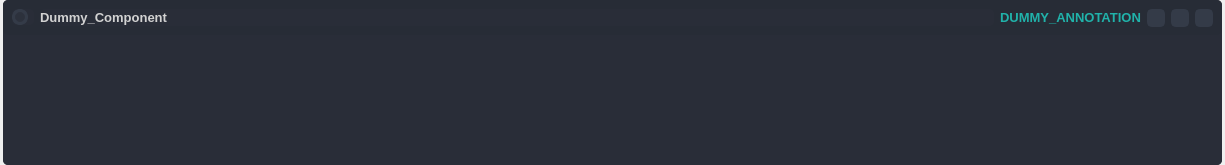
<?xml version="1.0" encoding="UTF-8"?>
<ui version="4.0">
 <class>widget_component_config</class>
 <widget class="QWidget" name="widget_component_config">
  <property name="geometry">
   <rect>
    <x>0</x>
    <y>0</y>
    <width>1225</width>
    <height>165</height>
   </rect>
  </property>
  <property name="windowTitle">
   <string>Form</string>
  </property>
  <property name="styleSheet">
   <string notr="true"/>
  </property>
  <layout class="QVBoxLayout" name="verticalLayout">
   <property name="spacing">
    <number>3</number>
   </property>
   <property name="leftMargin">
    <number>3</number>
   </property>
   <property name="topMargin">
    <number>0</number>
   </property>
   <property name="rightMargin">
    <number>3</number>
   </property>
   <property name="bottomMargin">
    <number>0</number>
   </property>
   <item>
    <widget class="QFrame" name="frame_component_config">
     <property name="minimumSize">
      <size>
       <width>0</width>
       <height>0</height>
      </size>
     </property>
     <property name="maximumSize">
      <size>
       <width>16777215</width>
       <height>16777215</height>
      </size>
     </property>
     <property name="styleSheet">
      <string notr="true">background-color: rgb(41, 45, 56);
border-radius: 5px;
color: rgb(210, 210, 210);
</string>
     </property>
     <property name="frameShape">
      <enum>QFrame::NoFrame</enum>
     </property>
     <property name="frameShadow">
      <enum>QFrame::Raised</enum>
     </property>
     <layout class="QVBoxLayout" name="verticalLayout_13" stretch="0,0">
      <property name="spacing">
       <number>0</number>
      </property>
      <property name="leftMargin">
       <number>0</number>
      </property>
      <property name="topMargin">
       <number>0</number>
      </property>
      <property name="rightMargin">
       <number>0</number>
      </property>
      <property name="bottomMargin">
       <number>0</number>
      </property>
      <item>
       <widget class="QFrame" name="frame_title">
        <property name="maximumSize">
         <size>
          <width>16777215</width>
          <height>35</height>
         </size>
        </property>
        <property name="cursor">
         <cursorShape>ArrowCursor</cursorShape>
        </property>
        <property name="styleSheet">
         <string notr="true">QFrame {
	border: transparent;
	background-color: rgb(39, 44, 54);
}</string>
        </property>
        <property name="frameShape">
         <enum>QFrame::StyledPanel</enum>
        </property>
        <property name="frameShadow">
         <enum>QFrame::Raised</enum>
        </property>
        <layout class="QHBoxLayout" name="horizontalLayout">
         <property name="leftMargin">
          <number>9</number>
         </property>
         <property name="topMargin">
          <number>9</number>
         </property>
         <property name="rightMargin">
          <number>9</number>
         </property>
         <property name="bottomMargin">
          <number>9</number>
         </property>
         <item>
          <widget class="QRadioButton" name="radioButton_enable">
           <property name="enabled">
            <bool>true</bool>
           </property>
           <property name="sizePolicy">
            <sizepolicy hsizetype="Fixed" vsizetype="Fixed">
             <horstretch>0</horstretch>
             <verstretch>0</verstretch>
            </sizepolicy>
           </property>
           <property name="styleSheet">
            <string notr="true">/* RADIO BUTTON */
QRadioButton::indicator {
    border: 3px solid rgb(52, 59, 72);
	width: 10px;
	height: 10px;
	border-radius: 8px;
    background: rgb(44, 49, 60);
}
QRadioButton::indicator:hover {
    border: 3px solid rgb(61, 70, 86);
}
QRadioButton:hover {
    border: rgb(61, 70, 86);
}
QRadioButton::indicator:checked {
    background: 3px solid rgb(32, 133, 25);/*rgb(94, 106, 130);*/
	border: 3px solid rgb(52, 59, 72);	
}
QRadioButton::indicator:checked:hover {
    background: 3px solid rgb(43, 176, 33);
	border: 3px solid rgb(61, 70, 86);	
}

</string>
           </property>
           <property name="text">
            <string/>
           </property>
          </widget>
         </item>
         <item>
          <widget class="QPushButton" name="label_title">
           <property name="sizePolicy">
            <sizepolicy hsizetype="Expanding" vsizetype="Preferred">
             <horstretch>0</horstretch>
             <verstretch>0</verstretch>
            </sizepolicy>
           </property>
           <property name="maximumSize">
            <size>
             <width>16777215</width>
             <height>16777215</height>
            </size>
           </property>
           <property name="font">
            <font>
             <pointsize>10</pointsize>
             <bold>true</bold>
            </font>
           </property>
           <property name="styleSheet">
            <string notr="true">QPushButton{
	text-align: left
}
QPushButton:hover {
	font-size: 11pt;
	font-weight: bold;
}</string>
           </property>
           <property name="text">
            <string>Dummy_Component</string>
           </property>
          </widget>
         </item>
         <item alignment="Qt::AlignRight">
          <widget class="QLabel" name="label_annotation">
           <property name="font">
            <font>
             <pointsize>10</pointsize>
             <bold>true</bold>
            </font>
           </property>
           <property name="styleSheet">
            <string notr="true">color: rgb(32, 178, 170);</string>
           </property>
           <property name="text">
            <string>DUMMY_ANNOTATION</string>
           </property>
           <property name="textInteractionFlags">
            <set>Qt::LinksAccessibleByMouse|Qt::TextSelectableByKeyboard|Qt::TextSelectableByMouse</set>
           </property>
          </widget>
         </item>
         <item>
          <widget class="QPushButton" name="pushButton_show">
           <property name="minimumSize">
            <size>
             <width>18</width>
             <height>18</height>
            </size>
           </property>
           <property name="maximumSize">
            <size>
             <width>18</width>
             <height>18</height>
            </size>
           </property>
           <property name="styleSheet">
            <string notr="true">QPushButton {
	border: 2px solid rgb(52, 59, 72);
	border-radius: 5px;	
	background-color: rgb(52, 59, 72);
}
QPushButton:hover {
	background-color: rgb(57, 65, 80);
	border: 2px solid rgb(61, 70, 86);
}
QPushButton:pressed {	
	background-color: rgb(35, 40, 49);
	border: 2px solid rgb(43, 50, 61);
}</string>
           </property>
           <property name="text">
            <string/>
           </property>
           <property name="icon">
            <iconset resource="resources.qrc">
             <normaloff>:/icons/icons/outline_arrow_bottom_white_18dp.png</normaloff>:/icons/icons/outline_arrow_bottom_white_18dp.png</iconset>
           </property>
           <property name="iconSize">
            <size>
             <width>20</width>
             <height>20</height>
            </size>
           </property>
          </widget>
         </item>
         <item>
          <widget class="QPushButton" name="pushButton_pop_out">
           <property name="minimumSize">
            <size>
             <width>18</width>
             <height>18</height>
            </size>
           </property>
           <property name="maximumSize">
            <size>
             <width>18</width>
             <height>18</height>
            </size>
           </property>
           <property name="toolTip">
            <string/>
           </property>
           <property name="styleSheet">
            <string notr="true">QPushButton {
	border: 2px solid rgb(52, 59, 72);
	border-radius: 5px;	
	background-color: rgb(52, 59, 72);
}
QPushButton:hover {
	background-color: rgb(57, 65, 80);
	border: 2px solid rgb(61, 70, 86);
}
QPushButton:pressed {	
	background-color: rgb(35, 40, 49);
	border: 2px solid rgb(43, 50, 61);
}</string>
           </property>
           <property name="text">
            <string/>
           </property>
           <property name="icon">
            <iconset resource="resources.qrc">
             <normaloff>:/icons/icons/pop-out_18dp_E8EAED.svg</normaloff>:/icons/icons/pop-out_18dp_E8EAED.svg</iconset>
           </property>
           <property name="iconSize">
            <size>
             <width>16</width>
             <height>16</height>
            </size>
           </property>
          </widget>
         </item>
         <item>
          <widget class="QPushButton" name="pushButton_show_plot">
           <property name="minimumSize">
            <size>
             <width>18</width>
             <height>18</height>
            </size>
           </property>
           <property name="maximumSize">
            <size>
             <width>18</width>
             <height>18</height>
            </size>
           </property>
           <property name="toolTip">
            <string/>
           </property>
           <property name="styleSheet">
            <string notr="true">QPushButton {
	border: 2px solid rgb(52, 59, 72);
	border-radius: 5px;	
	background-color: rgb(52, 59, 72);
}
QPushButton:hover {
	background-color: rgb(57, 65, 80);
	border: 2px solid rgb(61, 70, 86);
}
QPushButton:pressed {	
	background-color: rgb(35, 40, 49);
	border: 2px solid rgb(43, 50, 61);
}</string>
           </property>
           <property name="text">
            <string/>
           </property>
           <property name="icon">
            <iconset resource="resources.qrc">
             <normaloff>:/icons/icons/monitoring_18dp_E8EAED.svg</normaloff>:/icons/icons/monitoring_18dp_E8EAED.svg</iconset>
           </property>
           <property name="iconSize">
            <size>
             <width>16</width>
             <height>16</height>
            </size>
           </property>
          </widget>
         </item>
        </layout>
       </widget>
      </item>
      <item>
       <widget class="QFrame" name="frame_contents">
        <property name="minimumSize">
         <size>
          <width>0</width>
          <height>0</height>
         </size>
        </property>
        <property name="cursor">
         <cursorShape>ArrowCursor</cursorShape>
        </property>
        <property name="styleSheet">
         <string notr="true">QFrame {
	 border: transparent
}
QLineEdit {
	background-color: rgb(27, 29, 35);
	border-radius: 5px;
	border: 2px solid rgb(27, 29, 35);
	padding-left: 10px;
}
QLineEdit:hover {
	border: 2px solid rgb(64, 71, 88);
}
QLineEdit:focus {
	border: 2px solid rgb(91, 101, 124);
}
QLineEdit:disabled {
	background-color: rgb(36, 40, 48);
	border: 2px solid rgb(32, 32, 32);
}
QComboBox{
	background-color: rgb(27, 29, 35);
	border-radius: 5px;
	border: 2px solid rgb(27, 29, 35);
	padding: 5px;
	padding-left: 10px;
}
QComboBox:hover{
	border: 2px solid rgb(64, 71, 88);
}
QComboBox:focus {
	border: 2px solid rgb(91, 101, 124);
}
QComboBox QAbstractItemView {
	color: rgb(85, 170, 255);	
	background-color: rgb(27, 29, 35);
	padding: 10px;
	selection-background-color: rgb(39, 44, 54);
}
QComboBox:disabled {
	background-color: rgb(36, 40, 48);
	border: 2px solid rgb(32, 32, 32);
}

/* RADIO BUTTON */
QRadioButton::indicator {
    border: 3px solid rgb(52, 59, 72);
	width: 15px;
	height: 15px;
	border-radius: 10px;
    background: rgb(44, 49, 60);
}
QRadioButton::indicator:hover {
    border: 3px solid rgb(58, 66, 81);
}
QRadioButton::indicator:checked {
    background: 3px solid rgb(94, 106, 130);
	border: 3px solid rgb(52, 59, 72);	
}
</string>
        </property>
        <property name="frameShadow">
         <enum>QFrame::Raised</enum>
        </property>
        <layout class="QHBoxLayout" name="horizontalLayout_4">
         <property name="spacing">
          <number>24</number>
         </property>
         <property name="leftMargin">
          <number>9</number>
         </property>
         <property name="topMargin">
          <number>9</number>
         </property>
         <property name="rightMargin">
          <number>9</number>
         </property>
         <property name="bottomMargin">
          <number>9</number>
         </property>
        </layout>
       </widget>
      </item>
     </layout>
    </widget>
   </item>
  </layout>
 </widget>
 <resources>
  <include location="resources.qrc"/>
 </resources>
 <connections/>
</ui>
